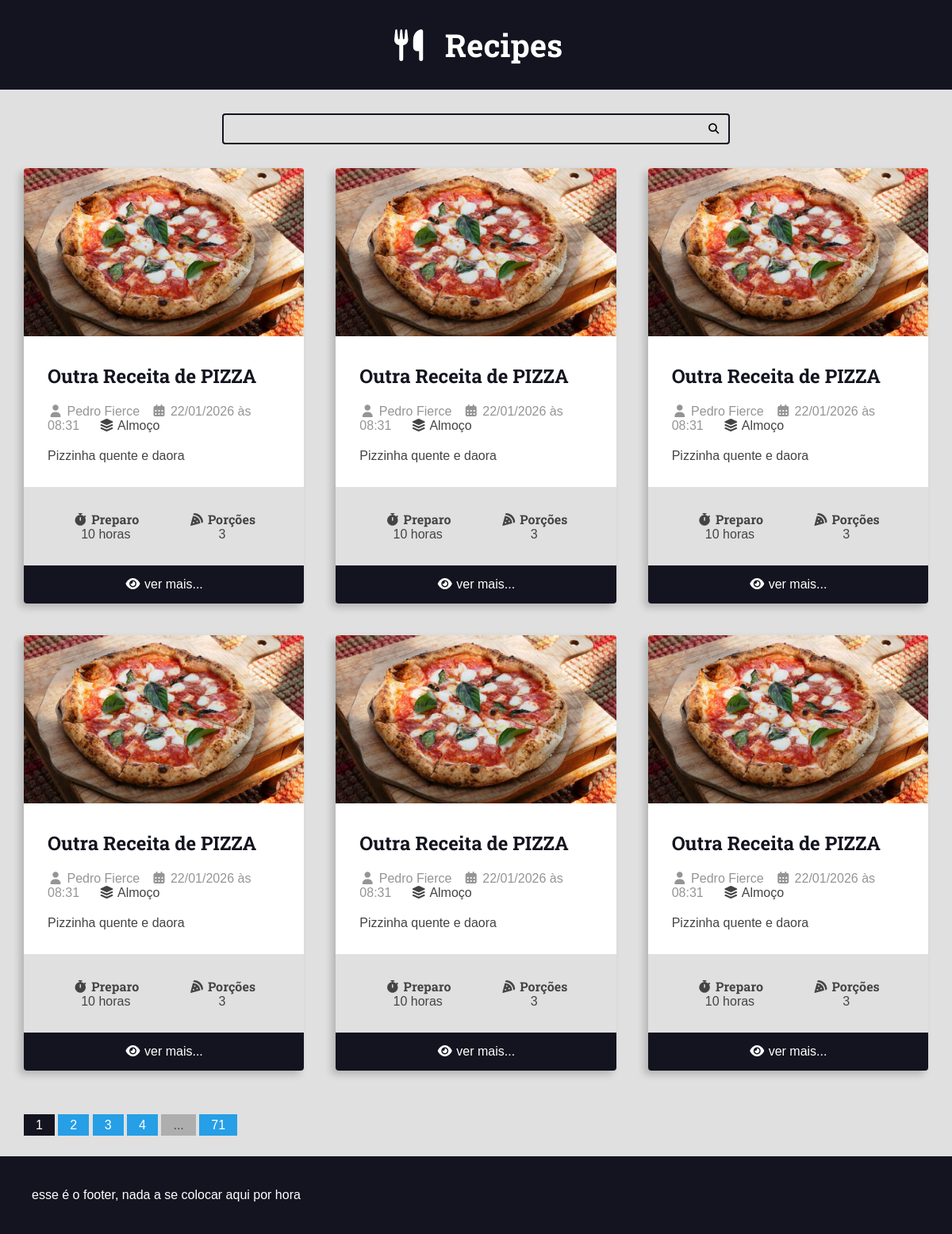
The page / on the database its author committed.
### recipes/models.py (models this page shows, shortened)
class Recipe(models.Model):
    title = models.CharField(max_length=65)
    description = models.CharField(max_length=165)
    slug = models.SlugField(unique=True)
    preparation_time = models.IntegerField()
    preparation_time_unit = models.CharField(max_length=65)
    servings = models.IntegerField()
    servings_time_unit = models.CharField(max_length=65)
    preparation_steps = models.TextField()
    preparation_steps_is_html = models.BooleanField(default=False)
    created_at = models.DateTimeField(auto_now_add=True)
    update_at = models.DateTimeField(auto_now=True)
    is_published = models.BooleanField(default=False)
    cover = models.ImageField(upload_to='recipes/covers/%Y/%m/%d', blank=True, default='')
    category = models.ForeignKey(
        Category, on_delete=models.SET_NULL, null=True, blank=True, default=None)
    author = models.ForeignKey(
        User, on_delete=models.SET_NULL, null=True)

class Category(models.Model):
    name = models.CharField(max_length=65)

### recipes/views.py (the view)
# urls.py: 2. Add a URL to urlpatterns:  path('', views.home, name='home')
def home(request):
    recipes = Recipe.objects.filter(
        is_published = True
    ).order_by('-id')
    page_obj, pagination_range = make_pagination(request, recipes, PER_PAGE)
    return render(request, 'recipes/pages/home.html', context={
        'recipes': page_obj,
        'pagination_range': pagination_range
    })

### utils/pagination.py (called while the page is built)
def make_pagination(request, queryset, per_page,qtd_de_paginas=4):
    try:
        current_page = int(request.GET.get('page', 1))
    except ValueError:
        current_page = 1
    paginator = Paginator(queryset, per_page)
    page_obj = paginator.get_page(current_page)
    pagination_range = make_pagination_range(
        paginator.page_range,
        qtd_de_paginas,
        current_page,
    )
    return page_obj, pagination_range

### recipes/templates/recipes/pages/home.html (shortened to what this page needs)
{% extends "global/base.html" %}
{% block content %}
<div class="main-content main-content-list container">
    {% for recipe in recipes%}
        {% include "recipes/partials/recipe.html" %}
    {% empty %}
        <div class="center m-y">
            <h1>No recipes here!</h1>
        </div>
    {% endfor %}
</div>
{% endblock content %}

### recipes/templates/recipes/partials/recipe.html (shortened to what this page needs)
<div class="recipe recipe-list-item">
    {% if recipe.cover.url is not Null %}
        <div class="recipe-cover">
            <a href="{% url "recipes:recipe" recipe.id %}">
                <img src="{{recipe.cover.url}}" alt="Temporario">
            </a>
        </div>
    {% endif %}
    <div class="recipe-title-container">
        <h2 class="recipe-title">
            <a href="{% url "recipes:recipe" recipe.id %}">
                {{recipe.title}}
            <a/>
        </h2>
    </div>
    <div class="recipe-author">
    {% if recipe.author is not None %}
        <span class="recipe-author-item">
            <i class="fas fa-user"></i>
            {% if recipe.author.first_name %}
                {{recipe.author.first_name}} {{recipe.author.last_name}}
            {% else %}
                {{recipe.author.username}}
            {% endif %}
        </span>
    {% endif %}
        <span class="recipe-author-item">
            <i class="fas fa-calendar-alt"></i>
            {{ recipe.created_at|date:"d/m/Y" }} às {{ recipe.created_at|date:"H:i" }}
        </span>
        {% if recipe.category is not None %}
            <span class="recipe-author-item">
                <a href="{% url "recipes:category" recipe.category.id %}">
                    <i class="fas fa-layer-group"></i>
                    {{recipe.category.name}}
                </a>
            </span>
        {% endif %}
    </div>
    <div class="recipe-content">
        {{recipe.description}}
    </div>
    <div class="recipe-meta-container">
        <div class="recipe-meta recipe-preparation">
            <h3 class="recipe-meta-title"><i class="fas fa-stopwatch"></i> Preparo</h3>
            <div class="recipe-meta-text">
                {{recipe.preparation_time}} {{recipe.preparation_time_unit}}
            </div>
        </div>
        <div class="recipe-meta recipe-servings">
            <h3 class="recipe-meta-title"><i class="fas fa-pizza-slice"></i> Porções</h3>
            <div class="recipe-meta-text">
                {{recipe.servings}} {{recipe.servings_unit}}
            </div>
        </div>
    </div>
    {% if is_detail_page is not True %}
        <footer class="recipe-footer">
        <a class="recipe-read-more button button-dark button-full-width" href="{% url "recipes:recipe" recipe.id%}">
                <i class="fas fa-eye"></i>
                <span>ver mais...</span>
            </a>
        </footer>
    {% endif %}
</div>

### base_static/global/css/styles.css (style rules this page uses)
:root { --color-primary: #269fe6; --color-primary-hover: #2086c2; --color-primary-dark: #13141f; --color-primary-dark-hover: #212336; --color-primary-light: #d4ecfa; --color-primary-light-hover: #bdd8e7; --color-white: #fff; --color-black: #000; --color-dark-text: #444; --color-info-light: #cce5ff; --color-debug-light: #cce5ff; --color-success-light: #d4edda; --color-alert-light: #fff3cd; --color-warning-light: #fff3cd; --color-error-light: #f8d7da; --color-info-dark: #4d86c4; --color-debug-dark: #4d86c4; --color-success-dark: #4a9c5d; --color-alert-dark: #927f40; --color-warning-dark: #927f40; --color-error-dark: #da525d; --color-gray-0: #f9f9f9; --color-gray-1: #e0e0e0; --color-gray-2: #c7c7c7; --color-gray-3: #aeaeae; --color-gray-4: #959595; --color-gray-5: #7d7d7d; --color-gray-6: #646464; --color-gray-7: #4b4b4b; --color-gray-8: #323232; --color-gray-9: #191919; --font-primary: sans-serif; --font-headings: 'Roboto Slab', serif; --spacing-gutter-medium: 3rem; --spacing-gutter-large: 4rem; }
* { padding: 0; margin: 0; box-sizing: border-box; }
html { font-size: 62.5% }
body { font-size: 1.6rem; font-family: var(--font-primary); background-color: var(--color-gray-1); color: var(--color-dark-text) }
.container { max-width: 144rem; margin: 0 auto; padding: var(--spacing-gutter-medium); }
h1, h2, h3, h4, h5, h6 { font-family: var(--font-headings); }
.main-content { padding-top: 0; }
.main-content-list { display: grid; grid-template-columns: repeat(auto-fit, minmax(340px, 1fr)); gap: var(--spacing-gutter-large) }
.recipe { background: var(--color-white); box-shadow: -5px 5px 10px rgba(0, 0, 0, .2); transform: scale(1); transition: all 300ms ease-in-out; border-radius: 0.4rem; overflow: hidden; }
.recipe img { max-width: 100%; }
.recipe-list-item { max-width: 64rem; height: fit-content; }
.recipe-title-container { padding: var(--spacing-gutter-medium); padding-bottom: 2rem; }
.recipe-title-container a { text-decoration: none; color: var(--color-primary-dark) }
.recipe-author { padding: 0 var(--spacing-gutter-medium); }
.recipe-author-item { color: var(--color-gray-4); margin-right: 1rem; }
.recipe-content { padding: var(--spacing-gutter-medium); padding-top: 2rem; }
.recipe-author a { color: var(--font-primary); transition: all 300ms ease-in-out; text-decoration: none; }
.recipe-meta-container { display: flex; flex-flow: row wrap; padding: var(--spacing-gutter-medium); background: var(--color-gray-1); }
.recipe-meta { display: flex; flex-flow: column nowrap; flex-shrink: 1; flex-grow: 1; text-align: center; }
.recipe-meta-title { font-size: 1.6rem; }
.recipe-footer a { background-color: var(--color-primary-dark); display: block; color: var(--color-white); text-decoration: none; text-align: center; padding: 1.5rem var(--spacing-gutter-medium); transition: all 300ms ease-in-out; }

### rows shown on the page
Recipe: cover (picture), title "Outra Receita de PIZZA", author.first_name "Pedro", author.last_name "Fierce", created_at "22/01/2026", created_at "08:31", category.name "Almoço", description "Pizzinha quente e daora", preparation_time "10", preparation_time_unit "horas", servings "3"
Recipe: cover (picture), title "Outra Receita de PIZZA", author.first_name "Pedro", author.last_name "Fierce", created_at "22/01/2026", created_at "08:31", category.name "Almoço", description "Pizzinha quente e daora", preparation_time "10", preparation_time_unit "horas", servings "3"
Recipe: cover (picture), title "Outra Receita de PIZZA", author.first_name "Pedro", author.last_name "Fierce", created_at "22/01/2026", created_at "08:31", category.name "Almoço", description "Pizzinha quente e daora", preparation_time "10", preparation_time_unit "horas", servings "3"
Recipe: cover (picture), title "Outra Receita de PIZZA", author.first_name "Pedro", author.last_name "Fierce", created_at "22/01/2026", created_at "08:31", category.name "Almoço", description "Pizzinha quente e daora", preparation_time "10", preparation_time_unit "horas", servings "3"
Recipe: cover (picture), title "Outra Receita de PIZZA", author.first_name "Pedro", author.last_name "Fierce", created_at "22/01/2026", created_at "08:31", category.name "Almoço", description "Pizzinha quente e daora", preparation_time "10", preparation_time_unit "horas", servings "3"
Recipe: cover (picture), title "Outra Receita de PIZZA", author.first_name "Pedro", author.last_name "Fierce", created_at "22/01/2026", created_at "08:31", category.name "Almoço", description "Pizzinha quente e daora", preparation_time "10", preparation_time_unit "horas", servings "3"

### other values the page prints
{{ page }} "1"
{{ page }} "2" "3" "4"
{{ pagination_range.total_pages }} "71"
